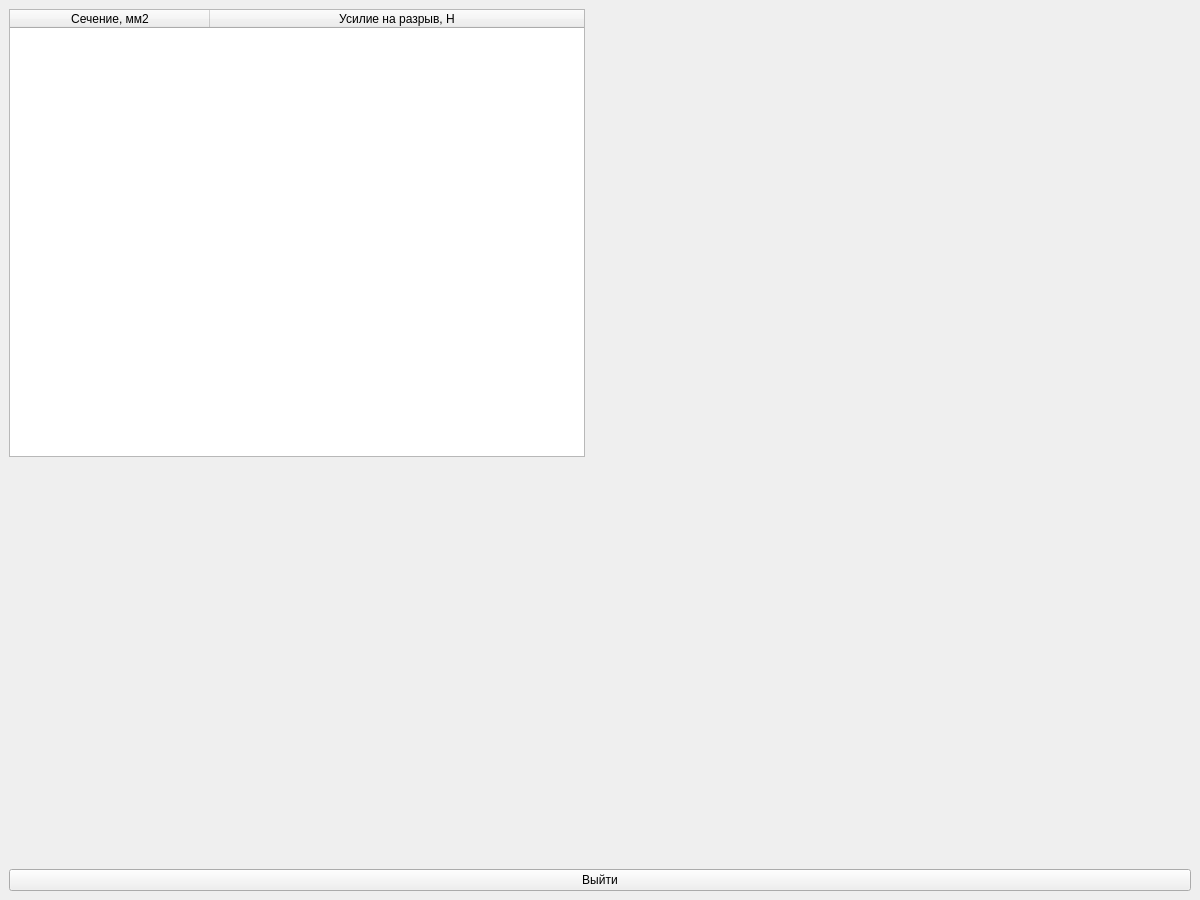
<?xml version="1.0" encoding="UTF-8"?>
<ui version="4.0">
 <class>MainWindow</class>
 <widget class="QMainWindow" name="MainWindow">
  <property name="geometry">
   <rect>
    <x>0</x>
    <y>0</y>
    <width>1200</width>
    <height>900</height>
   </rect>
  </property>
  <property name="sizePolicy">
   <sizepolicy hsizetype="Fixed" vsizetype="Fixed">
    <horstretch>0</horstretch>
    <verstretch>0</verstretch>
   </sizepolicy>
  </property>
  <property name="minimumSize">
   <size>
    <width>1200</width>
    <height>900</height>
   </size>
  </property>
  <property name="maximumSize">
   <size>
    <width>1200</width>
    <height>900</height>
   </size>
  </property>
  <property name="windowTitle">
   <string>Редактирование данных</string>
  </property>
  <widget class="QWidget" name="centralwidget">
   <layout class="QVBoxLayout" name="verticalLayout">
    <item>
     <layout class="QHBoxLayout" name="horizontalLayout_5">
      <item>
       <layout class="QVBoxLayout" name="verticalLayout_7">
        <item>
         <widget class="QTableWidget" name="edit_table">
          <attribute name="horizontalHeaderCascadingSectionResizes">
           <bool>false</bool>
          </attribute>
          <attribute name="horizontalHeaderDefaultSectionSize">
           <number>200</number>
          </attribute>
          <attribute name="horizontalHeaderMinimumSectionSize">
           <number>100</number>
          </attribute>
          <attribute name="horizontalHeaderShowSortIndicator" stdset="0">
           <bool>false</bool>
          </attribute>
          <attribute name="horizontalHeaderStretchLastSection">
           <bool>true</bool>
          </attribute>
          <column>
           <property name="text">
            <string>Сечение, мм2</string>
           </property>
          </column>
          <column>
           <property name="text">
            <string>Усилие на разрыв, Н</string>
           </property>
          </column>
         </widget>
        </item>
       </layout>
      </item>
      <item>
       <widget class="QWidget" name="edit_dotGraph_widget" native="true">
        <property name="minimumSize">
         <size>
          <width>600</width>
          <height>0</height>
         </size>
        </property>
       </widget>
      </item>
     </layout>
    </item>
    <item>
     <widget class="QWidget" name="edit_boxplotgraph_widget" native="true">
      <property name="minimumSize">
       <size>
        <width>0</width>
        <height>400</height>
       </size>
      </property>
     </widget>
    </item>
    <item>
     <layout class="QHBoxLayout" name="horizontalLayout">
      <item>
       <widget class="QPushButton" name="edit_close_button">
        <property name="text">
         <string>Выйти</string>
        </property>
       </widget>
      </item>
     </layout>
    </item>
   </layout>
  </widget>
 </widget>
 <resources/>
 <connections/>
</ui>
